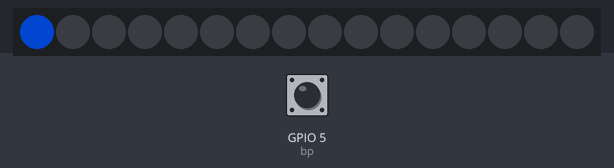
Bench run of a program on a simulated ESP32 board running MicroPython. Parts: 16 RGB LEDs in strip order, left to right. The inputs (shaded band) are chosen by the test bench; at power-on: GPIO 5 (bp) HIGH. Dim RGB values are drawn brighter than linear; what the program prints to the serial console is not drawn.

Above: at 1.2 s.
1.3 s: GPIO 5 (bp) pulled LOW for 0.15 s
At 2.5 s:
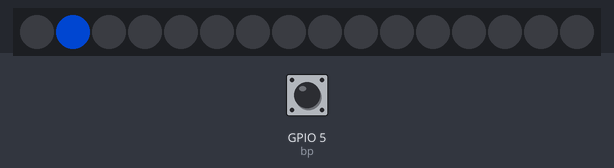
2.9 s: GPIO 5 (bp) pulled LOW for 1 s
At 3.8 s:
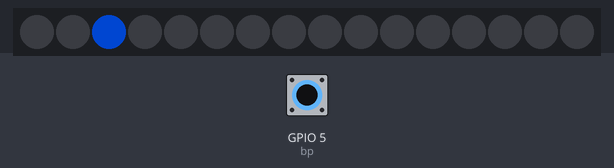
5.4 s: GPIO 5 (bp) pulled LOW for 0.15 s
At 5.7 s:
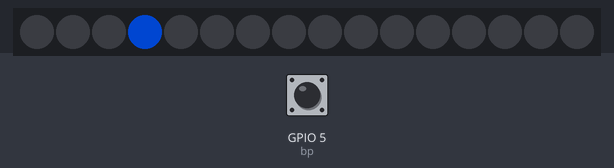
7.0 s: GPIO 5 (bp) pulled LOW for 1 s
At 8.2 s:
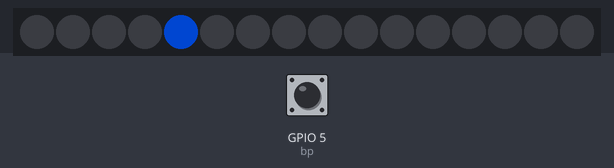
Timing chart, 0 to 10.0 s (numbered marks = the images above; inputs shaded):
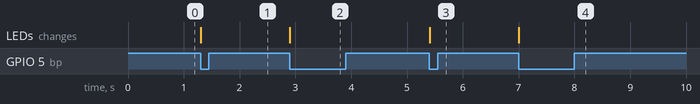

Measured:
- after the input at 1.3 s, the LEDs: change at once (image 1)
- after the input at 2.9 s, the LEDs: change at once (image 2)
- after the input at 5.4 s, the LEDs: change at once (image 3)
- after the input at 7.0 s, the LEDs: change at once (image 4)

The program:

01_pas_a_pas.py
```python
# Atelier 02 — Aller plus loin n°1 : la LED qui avance à chaque appui
# Fablab Ardèche — MicroPython
#
# Chaque appui sur le bouton fait avancer d'un cran la LED allumée.
#
# Matériel : ESP32 + bandeau NeoPixel 16 LED + 1 bouton poussoir
# Connexions : DATA → GPIO18, bouton (BP) entre GPIO5 et GND

from machine import Pin
from neopixel import NeoPixel
import time

N = 16
np = NeoPixel(Pin(18, Pin.OUT), N)
bp = Pin(5, Pin.IN, Pin.PULL_UP)

COULEUR = (0, 40, 120)      # bleu, pas trop éblouissant


def afficher(i):
    for k in range(N):
        np[k] = (0, 0, 0)
    np[i] = COULEUR
    np.write()


position = 0
afficher(position)
print("Appuie sur le bouton pour faire avancer la LED")

while True:
    if bp.value() == 0:                 # bouton enfoncé (actif à l'état bas)
        position = (position + 1) % N
        afficher(position)
        time.sleep_ms(30)               # anti-rebond
        while bp.value() == 0:          # attendre le relâchement
            time.sleep_ms(10)
        time.sleep_ms(30)
    time.sleep_ms(5)
```
